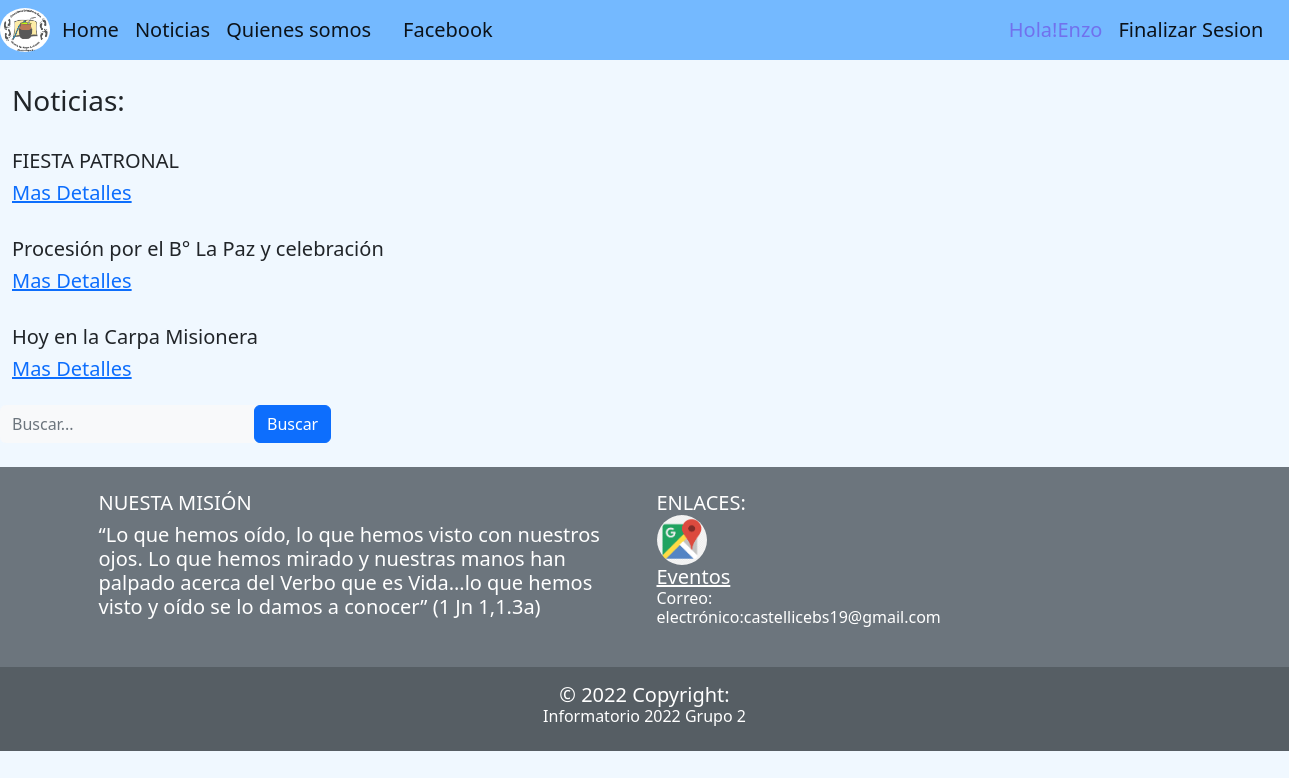
The app's page /Noticias/listar/ (signed in) with its own data.
### apps/usuarios/models.py (models this page shows)
class Usuario(AbstractUser):
	pass

### apps/noticias/models.py (models this page shows, shortened)
class Noticia(models.Model):
	titulo = models.CharField(max_length = 120)
	creado = models.DateField(auto_now_add = True)
	cuerpo = models.TextField()
	autor = models.CharField(max_length = 50, null=True, blank = True)
	imagen = models.ImageField(upload_to = 'noticias', null=True, blank = True)
	categoria = models.ForeignKey(Categoria, on_delete = models.CASCADE,null = True, blank = True)
	def __str__(self):
		return self.titulo

### apps/noticias/views.py (the view)
# urls.py: path('listar/', views.Listar, name = 'listar_noticias'),
def Listar(request):
	busqueda = request.GET.get("buscar",None)
	print(busqueda)
	if busqueda:
		noticias = Noticia.objects.filter(titulo__icontains = busqueda)
	else:
		noticias = Noticia.objects.all()
	print(noticias)
	return render(request, 'noticias/listar_noticias.html', {'notis':noticias})
	return render(request,'noticias/listar_noticias.html',ctx)

### templates/noticias/listar_noticias.html (shortened to what this page needs)
{%extends 'base.html'%}
{% load static %}
{%block contenido%}
    <h3 style="padding-left: 12px;">Noticias: </h3>
    {% for n in notis%}
        <br>
        <h5 style="padding-left: 12px;">{{n.titulo}}<h5>
        <a style="padding-left: 12px;" href="{% url 'noticias:detalle_noticias' n.pk %}">Mas Detalles</a>
        <br>
    {% endfor %}
    <br>
<form class="d-none d-sm-inline-block form-inline mr-auto ml-md-3 my-2 my-md-0 mw-100 navbar-search"method="GET">
    <div class="input-group">
        <input type="text" class="form-control bg-light border-0 small" placeholder="Buscar..." name="buscar" value="{{ request.GET.buscar }}">
            <div class="input-group-append">
            <button class="btn btn-primary" type="submit">Buscar
            </button>
        </div>
    </div>
</form>
<br>
{%endblock contenido%}

### templates/base.html (shortened to what this page needs)
{% load static %}
<!doctype html>
<html lang="es-ar">
  <head>
    <link rel="stylesheet" href="{% static 'css/base.css' %}">
    <link rel="stylesheet" href="https://cdn.jsdelivr.net/npm/swiper@8/swiper-bundle.min.css"/>
    <link href="https://cdn.jsdelivr.net/npm/bootstrap@5.2.0/dist/css/bootstrap.min.css" rel="stylesheet">
  </head>
  <body style="background-color:aliceblue ;">
    <nav class="navbar navbar-expand-lg"style="background-color:#74b9ff;z-index: 300;">
        <img src="{%static 'img/Logo_fundacion1png.png' %}" style="width: 50px;  border-radius: 50%;" alt="Logo">
        <div class="container-fluid">
          <a class="navbar-brand" href="{% url 'home' %}">Home</a>
          <div class="collapse navbar-collapse" id="navbarNav">
            <ul class="navbar-nav">
              <a class="navbar-brand" href="{% url 'noticias:listar_noticias' %}">Noticias</a>
              <a class="navbar-brand" href="{% url 'somos:quienes_somos' %}">Quienes somos</a>
                <a class="navbar-brand"  href="https://www.facebook.com/groups/498186250237283/">Facebook</a>
              {% if user.is_authenticated %}
              <span class="navbar-brand" style="color:rgb(113, 113, 237);">Hola!{{user.username}}</span>
              <a class="navbar-brand" href="{%url 'logout' %}"id=>Finalizar Sesion</a>
              {%else%}
                <a class="navbar-brand" href="{%url 'login' %}"id=>Iniciar Sesion</a>
                <a class="navbar-brand" href="{%url 'registrarse:registrar' %}">Registrarse</a>
              {% endif %}
            </ul>
          </div>
        </div>
      </nav>
     <br>
      {%block contenido%}
      {%endblock contenido%}
      <br>
        <footer id="footer" class="bg-secondary text-white text-center text-md-start">
          <div class="container p-4">
            <div class="row">
              <div class="col-lg-6 col-md-12 mb-4 mb-md-0">
                <h5 class="text-uppercase">Nuesta Misión</h5>
                <p>
                  “Lo que hemos oído, lo que hemos visto con nuestros ojos. Lo que hemos mirado y nuestras manos han palpado acerca del Verbo que es Vida…lo que hemos visto y oído se lo damos a conocer” (1 Jn 1,1.3a)
                </p>
              </div>
              <div class="col-lg-3 col-md-6 mb-4 mb-md-0">
                <h5 class="text-uppercase mb-0">Enlaces:</h5>
                <ul class="list-unstyled">
                  <li>
                    <a href="https://goo.gl/maps/ZFDwDubkYtScd9SY8">
                    <img src="{%static 'img/google_maps.png'%}"style="width: 50px;  border-radius: 50%;" alt="">
                    </a>
                  </li>
                  <li>
                    <a href="{% url 'eventos:eventos_listar'%}" class="text-white" >Eventos</a>
                  </li>
                  <li>
                    <h6>Correo: electrónico:castellicebs19@gmail.com</h6>
                  </li>
                </ul>
              </div>
            </div>
          </div>
          <div class="text-center p-3" style="background-color: rgba(0, 0, 0, 0.2);">
            © 2022 Copyright:
            <h6>Informatorio 2022 Grupo 2</h6>
          </div>
        </footer>
</html>

### static/css/base.css (style rules this page uses)
body { background-color: aqua; }

### records on screen
Usuario: username "Enzo"
Noticia: titulo "FIESTA PATRONAL"
Noticia: titulo "Procesión por el B° La Paz y celebración"
Noticia: titulo "Hoy en la Carpa Misionera"
